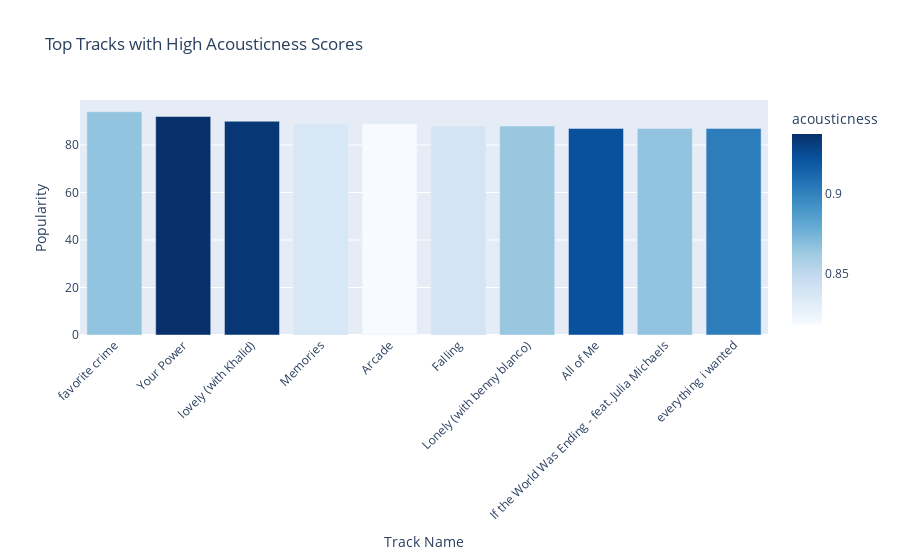

The notebook cell this image was saved under:
### Code cell
fig = px.bar(
    df_high_acousticness,
    x='track_name',
    y='popularity',
    color='acousticness',
    title='Top Tracks with High Acousticness Scores',
    labels={'track_name': 'Track Name', 'popularity': 'Popularity'},
    color_continuous_scale='blues'
)
fig.update_layout(xaxis_title='Track Name', yaxis_title='Popularity', xaxis_tickangle=-45)
fig.show()

### Figure 1 — Plotly figure (JSON) as saved in the notebook; plotly's stock layout.template omitted (floating-point values rounded to 4 significant figures)
{"data": [{"alignmentgroup": "True", "hovertemplate": "Track Name=%{x}<br>Popularity=%{y}<br>acousticness=%{marker.color}<extra></extra>", "legendgroup": "", "marker": {"color": [0.866, 0.937, 0.934, 0.837, 0.818, 0.839, 0.864, 0.922, 0.866, 0.902], "coloraxis": "coloraxis", "pattern": {"shape": ""}}, "name": "", "offsetgroup": "", "orientation": "v", "showlegend": false, "textposition": "auto", "type": "bar", "x": ["favorite crime", "Your Power", "lovely (with Khalid)", "Memories", "Arcade", "Falling", "Lonely (with benny blanco)", "All of Me", "If the World Was Ending - feat. Julia Michaels", "everything i wanted"], "xaxis": "x", "y": [94, 92, 90, 89, 89, 88, 88, 87, 87, 87], "yaxis": "y"}], "layout": {"barmode": "relative", "coloraxis": {"colorbar": {"title": {"text": "acousticness"}}, "colorscale": [[0, "rgb(247,251,255)"], [0.125, "rgb(222,235,247)"], [0.25, "rgb(198,219,239)"], [0.375, "rgb(158,202,225)"], [0.5, "rgb(107,174,214)"], [0.625, "rgb(66,146,198)"], [0.75, "rgb(33,113,181)"], [0.875, "rgb(8,81,156)"], [1, "rgb(8,48,107)"]]}, "legend": {"tracegroupgap": 0}, "title": {"text": "Top Tracks with High Acousticness Scores"}, "xaxis": {"anchor": "y", "domain": [0, 1], "tickangle": -45, "title": {"text": "Track Name"}}, "yaxis": {"anchor": "x", "domain": [0, 1], "title": {"text": "Popularity"}}}}
